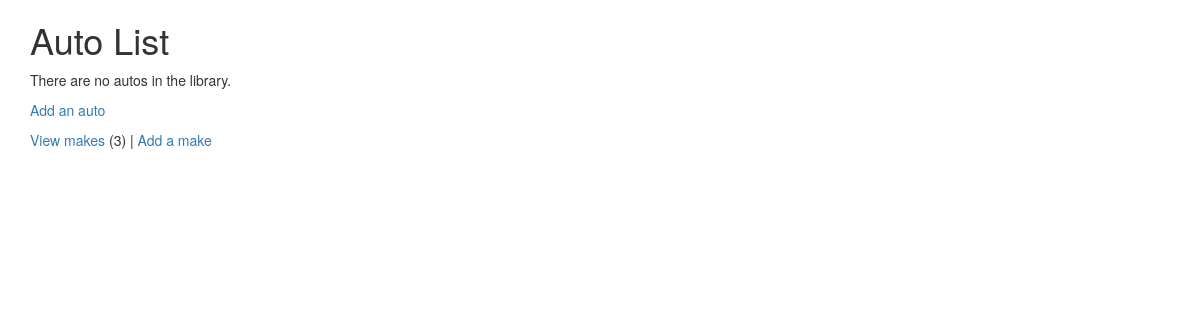
Page /autos/ (signed in) on the earlier database version.
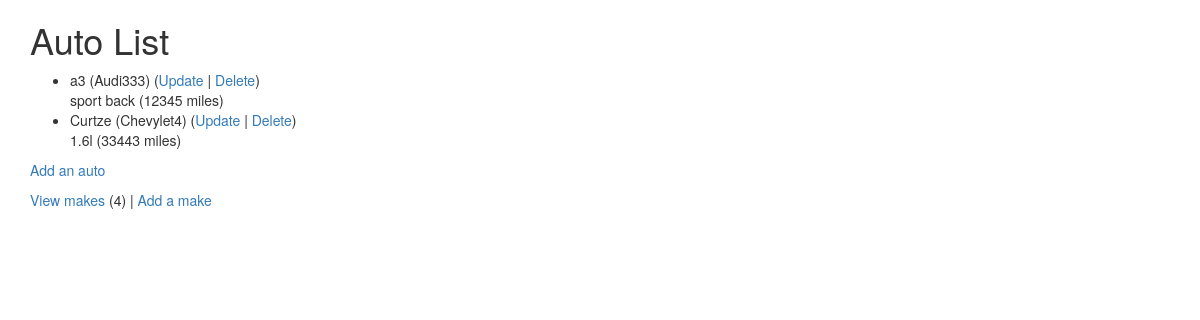
Same page on the later database version.
### autos/models.py (models this page shows, shortened)
class Auto(models.Model):
    nickname = models.CharField(
            max_length=200,
            validators=[MinLengthValidator(2, "Nickname must be greater than 1 character")]
    )
    mileage = models.PositiveIntegerField()
    comments = models.CharField(max_length=300)
    make = models.ForeignKey('Make', on_delete=models.CASCADE, null=False)

class Make(models.Model):
    name = models.CharField(
            max_length=200,
            help_text='Enter a make (e.g. Dodge)',
            validators=[MinLengthValidator(2, "Make must be greater than 1 character")]
    )
    def __str__(self):
        return self.name

### autos/views.py (the view)
# urls.py: path('', views.AutoListView.as_view(), name='auto_list'),
class AutoListView(LoginRequiredMixin, View):
    def get(self, request):
        mc = Make.objects.all().count()
        al = Auto.objects.all()
        ctx = {
            'make_count': mc,
            'auto_list': al
        }
        return render(request, 'autos/auto_list.html', ctx)

### autos/templates/autos/auto_list.html
{% extends "base_bootstrap.html" %}
{% block content %}
  <h1>Auto List</h1>
  {% if auto_list %}
  <ul>
    {% for auto in auto_list %}
      <li>
          {{ auto.nickname }} ({{ auto.make }})
          (<a href="{% url 'autos:auto_update' auto.id %}">Update</a> |
          <a href="{% url 'autos:auto_delete' auto.id %}">Delete</a>) <br/>
          {{ auto.comments }} ({{ auto.mileage }} miles)
      </li>
    {% endfor %}
  </ul>
  {% else %}
    <p>There are no autos in the library.</p>
  {% endif %}
  <p>
    {% if make_count > 0 %}
      <a href="{% url 'autos:auto_create' %}">Add an auto</a>
    {% else %}
      Please add a make before you add an auto.
    {% endif %}
  </p>
  <p>
  <a href="{% url 'autos:make_list' %}">View makes</a> ({{ make_count }}) |
    <a href="{% url 'autos:make_create' %}">Add a make</a>
  </p>
{% endblock %}

### home/templates/base_bootstrap.html (shortened to what this page needs)
<!DOCTYPE html>
<html>
<head>
<link rel="stylesheet"
    href="https://maxcdn.bootstrapcdn.com/bootstrap/3.4.1/css/bootstrap.min.css"
>
<link rel="stylesheet"
    href="https://maxcdn.bootstrapcdn.com/bootstrap/3.4.1/css/bootstrap-theme.min.css"
>
<link rel="stylesheet"
    href="https://code.jquery.com/ui/1.12.1/themes/ui-lightness/jquery-ui.css"
>
<link rel="stylesheet" href="https://use.fontawesome.com/releases/v5.8.1/css/all.css">
<link rel="stylesheet" href="https://use.fontawesome.com/releases/v5.8.1/css/v4-shims.css">
</head>
<body>
<div class="container">
{% block content %}
{% endblock %}
</div>
</body>
</html>

Differences in the rows shown:
added Auto: nickname "a3", make "Audi333", comments "sport back", mileage "12345"
added Auto: nickname "Curtze", make "Chevylet4", comments "1.6l", mileage "33443"
Other differences:
{{ make_count }}: "3" → "4"
text no longer shown: "There are no autos in the library."
